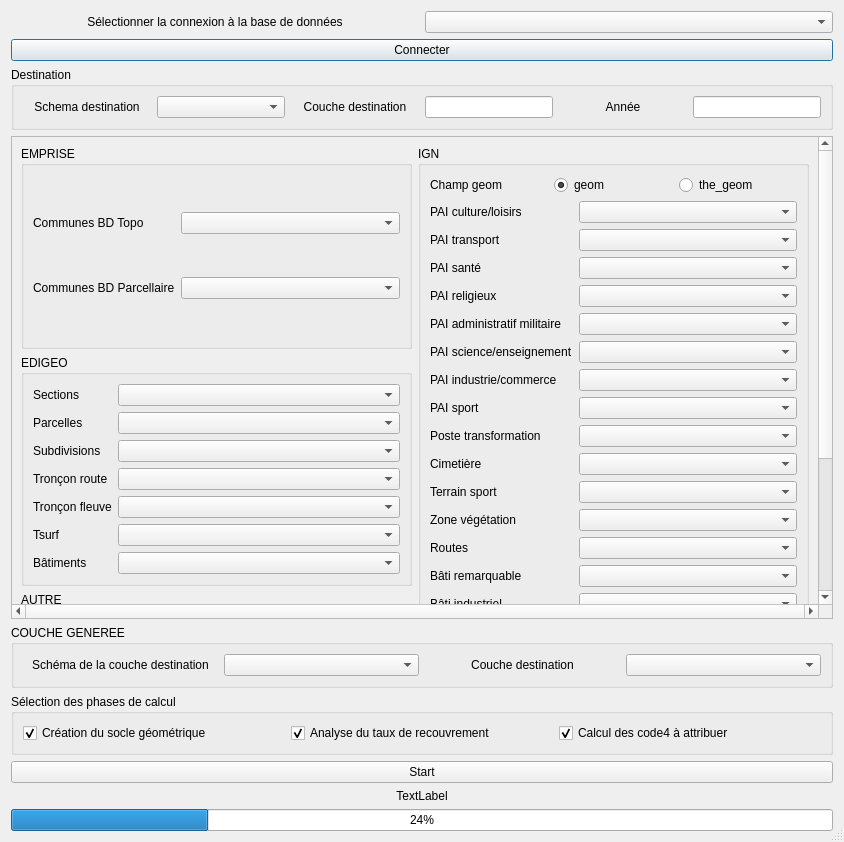
<?xml version="1.0" encoding="UTF-8"?>
<ui version="4.0">
 <class>interface_socle</class>
 <widget class="QDialog" name="interface_socle">
  <property name="geometry">
   <rect>
    <x>0</x>
    <y>0</y>
    <width>844</width>
    <height>842</height>
   </rect>
  </property>
  <property name="maximumSize">
   <size>
    <width>16777215</width>
    <height>16777215</height>
   </size>
  </property>
  <property name="windowTitle">
   <string>Création d'un socle (t0)</string>
  </property>
  <property name="sizeGripEnabled">
   <bool>true</bool>
  </property>
  <layout class="QVBoxLayout" name="verticalLayout_6">
   <item>
    <layout class="QHBoxLayout" name="horizontalLayout_2">
     <item>
      <widget class="QLabel" name="label">
       <property name="sizePolicy">
        <sizepolicy hsizetype="Preferred" vsizetype="Fixed">
         <horstretch>0</horstretch>
         <verstretch>0</verstretch>
        </sizepolicy>
       </property>
       <property name="layoutDirection">
        <enum>Qt::LeftToRight</enum>
       </property>
       <property name="text">
        <string>Sélectionner la connexion à la base de données</string>
       </property>
       <property name="alignment">
        <set>Qt::AlignCenter</set>
       </property>
      </widget>
     </item>
     <item>
      <widget class="QComboBox" name="cb_connexion"/>
     </item>
    </layout>
   </item>
   <item>
    <widget class="QPushButton" name="pb_dbConnect">
     <property name="sizePolicy">
      <sizepolicy hsizetype="Expanding" vsizetype="Fixed">
       <horstretch>0</horstretch>
       <verstretch>0</verstretch>
      </sizepolicy>
     </property>
     <property name="text">
      <string>Connecter</string>
     </property>
    </widget>
   </item>
   <item>
    <widget class="QGroupBox" name="gb_destination">
     <property name="title">
      <string>Destination</string>
     </property>
     <layout class="QVBoxLayout" name="verticalLayout_5">
      <item>
       <layout class="QHBoxLayout" name="horizontalLayout">
        <item>
         <widget class="QLabel" name="label_6">
          <property name="text">
           <string>Schema destination</string>
          </property>
          <property name="alignment">
           <set>Qt::AlignCenter</set>
          </property>
         </widget>
        </item>
        <item>
         <widget class="QComboBox" name="cb_schema"/>
        </item>
        <item>
         <widget class="QLabel" name="label_13">
          <property name="text">
           <string>Couche destination</string>
          </property>
          <property name="alignment">
           <set>Qt::AlignCenter</set>
          </property>
         </widget>
        </item>
        <item>
         <widget class="QLineEdit" name="le_destination">
          <property name="sizePolicy">
           <sizepolicy hsizetype="Preferred" vsizetype="Fixed">
            <horstretch>0</horstretch>
            <verstretch>0</verstretch>
           </sizepolicy>
          </property>
         </widget>
        </item>
        <item>
         <widget class="QLabel" name="label_2">
          <property name="text">
           <string>Année</string>
          </property>
          <property name="alignment">
           <set>Qt::AlignCenter</set>
          </property>
         </widget>
        </item>
        <item>
         <widget class="QLineEdit" name="le_annee">
          <property name="sizePolicy">
           <sizepolicy hsizetype="Preferred" vsizetype="Fixed">
            <horstretch>0</horstretch>
            <verstretch>0</verstretch>
           </sizepolicy>
          </property>
         </widget>
        </item>
       </layout>
      </item>
     </layout>
    </widget>
   </item>
   <item>
    <widget class="QScrollArea" name="gb_data">
     <property name="enabled">
      <bool>true</bool>
     </property>
     <property name="verticalScrollBarPolicy">
      <enum>Qt::ScrollBarAlwaysOn</enum>
     </property>
     <property name="horizontalScrollBarPolicy">
      <enum>Qt::ScrollBarAlwaysOn</enum>
     </property>
     <property name="widgetResizable">
      <bool>true</bool>
     </property>
     <widget class="QWidget" name="scrollAreaWidgetContents_2">
      <property name="geometry">
       <rect>
        <x>0</x>
        <y>-125</y>
        <width>807</width>
        <height>618</height>
       </rect>
      </property>
      <layout class="QGridLayout" name="gridLayout_2">
       <item row="0" column="0">
        <layout class="QVBoxLayout" name="verticalLayout_2">
         <property name="sizeConstraint">
          <enum>QLayout::SetNoConstraint</enum>
         </property>
         <item>
          <widget class="QGroupBox" name="groupBox_5">
           <property name="title">
            <string>EMPRISE</string>
           </property>
           <layout class="QGridLayout" name="gridLayout_5">
            <property name="sizeConstraint">
             <enum>QLayout::SetMinimumSize</enum>
            </property>
            <item row="1" column="0">
             <widget class="QLabel" name="label_14">
              <property name="text">
               <string>Communes BD Topo</string>
              </property>
             </widget>
            </item>
            <item row="1" column="1">
             <widget class="QComboBox" name="cb_parcelle_bdtopo"/>
            </item>
            <item row="2" column="1">
             <widget class="QComboBox" name="cb_parcellaire"/>
            </item>
            <item row="2" column="0">
             <widget class="QLabel" name="label_60">
              <property name="sizePolicy">
               <sizepolicy hsizetype="Fixed" vsizetype="Preferred">
                <horstretch>0</horstretch>
                <verstretch>0</verstretch>
               </sizepolicy>
              </property>
              <property name="text">
               <string>Communes BD Parcellaire</string>
              </property>
             </widget>
            </item>
           </layout>
          </widget>
         </item>
         <item>
          <widget class="QGroupBox" name="groupBox">
           <property name="sizePolicy">
            <sizepolicy hsizetype="Preferred" vsizetype="Preferred">
             <horstretch>0</horstretch>
             <verstretch>0</verstretch>
            </sizepolicy>
           </property>
           <property name="title">
            <string>EDIGEO</string>
           </property>
           <layout class="QGridLayout" name="gridLayout_4">
            <property name="sizeConstraint">
             <enum>QLayout::SetNoConstraint</enum>
            </property>
            <item row="1" column="0">
             <widget class="QLabel" name="label_7">
              <property name="text">
               <string>Parcelles</string>
              </property>
             </widget>
            </item>
            <item row="1" column="1">
             <widget class="QComboBox" name="cb_parcelle">
              <property name="sizePolicy">
               <sizepolicy hsizetype="Preferred" vsizetype="Fixed">
                <horstretch>0</horstretch>
                <verstretch>0</verstretch>
               </sizepolicy>
              </property>
             </widget>
            </item>
            <item row="2" column="0">
             <widget class="QLabel" name="label_8">
              <property name="sizePolicy">
               <sizepolicy hsizetype="Fixed" vsizetype="Preferred">
                <horstretch>0</horstretch>
                <verstretch>0</verstretch>
               </sizepolicy>
              </property>
              <property name="text">
               <string>Subdivisions</string>
              </property>
             </widget>
            </item>
            <item row="2" column="1">
             <widget class="QComboBox" name="cb_subparc">
              <property name="sizePolicy">
               <sizepolicy hsizetype="Preferred" vsizetype="Fixed">
                <horstretch>0</horstretch>
                <verstretch>0</verstretch>
               </sizepolicy>
              </property>
             </widget>
            </item>
            <item row="3" column="1">
             <widget class="QComboBox" name="cb_tronroute"/>
            </item>
            <item row="3" column="0">
             <widget class="QLabel" name="label_9">
              <property name="text">
               <string>Tronçon route</string>
              </property>
             </widget>
            </item>
            <item row="4" column="0">
             <widget class="QLabel" name="label_10">
              <property name="sizePolicy">
               <sizepolicy hsizetype="Fixed" vsizetype="Fixed">
                <horstretch>0</horstretch>
                <verstretch>0</verstretch>
               </sizepolicy>
              </property>
              <property name="text">
               <string>Tronçon fleuve</string>
              </property>
             </widget>
            </item>
            <item row="4" column="1">
             <widget class="QComboBox" name="cb_tronfluv"/>
            </item>
            <item row="5" column="0">
             <widget class="QLabel" name="label_11">
              <property name="text">
               <string>Tsurf</string>
              </property>
             </widget>
            </item>
            <item row="5" column="1">
             <widget class="QComboBox" name="cb_tsurf">
              <property name="sizePolicy">
               <sizepolicy hsizetype="Preferred" vsizetype="Fixed">
                <horstretch>0</horstretch>
                <verstretch>0</verstretch>
               </sizepolicy>
              </property>
             </widget>
            </item>
            <item row="6" column="1">
             <widget class="QComboBox" name="cb_geobati"/>
            </item>
            <item row="6" column="0">
             <widget class="QLabel" name="label_12">
              <property name="text">
               <string>Bâtiments</string>
              </property>
             </widget>
            </item>
            <item row="0" column="1">
             <widget class="QComboBox" name="cb_section"/>
            </item>
            <item row="0" column="0">
             <widget class="QLabel" name="label_4">
              <property name="text">
               <string>Sections</string>
              </property>
             </widget>
            </item>
           </layout>
          </widget>
         </item>
         <item>
          <widget class="QGroupBox" name="groupBox_3">
           <property name="sizePolicy">
            <sizepolicy hsizetype="Preferred" vsizetype="Preferred">
             <horstretch>0</horstretch>
             <verstretch>0</verstretch>
            </sizepolicy>
           </property>
           <property name="title">
            <string>AUTRE</string>
           </property>
           <layout class="QGridLayout" name="gridLayout_3">
            <property name="sizeConstraint">
             <enum>QLayout::SetNoConstraint</enum>
            </property>
            <item row="6" column="1">
             <widget class="QComboBox" name="cb_res_sport"/>
            </item>
            <item row="2" column="0">
             <widget class="QLabel" name="label_18">
              <property name="text">
               <string>IPLI</string>
              </property>
             </widget>
            </item>
            <item row="2" column="1">
             <widget class="QComboBox" name="cb_ipli"/>
            </item>
            <item row="5" column="0">
             <widget class="QLabel" name="label_57">
              <property name="text">
               <string>FINESS</string>
              </property>
             </widget>
            </item>
            <item row="6" column="0">
             <widget class="QLabel" name="label_58">
              <property name="text">
               <string>RES sportif</string>
              </property>
             </widget>
            </item>
            <item row="5" column="1">
             <widget class="QComboBox" name="cb_finess"/>
            </item>
            <item row="0" column="0">
             <widget class="QLabel" name="label_61">
              <property name="sizePolicy">
               <sizepolicy hsizetype="Fixed" vsizetype="Preferred">
                <horstretch>0</horstretch>
                <verstretch>0</verstretch>
               </sizepolicy>
              </property>
              <property name="text">
               <string>FF pnb10_parcelle</string>
              </property>
             </widget>
            </item>
            <item row="0" column="1">
             <widget class="QComboBox" name="cb_ff_parcelle"/>
            </item>
            <item row="1" column="0">
             <widget class="QLabel" name="label_56">
              <property name="text">
               <string>RPGA</string>
              </property>
             </widget>
            </item>
            <item row="1" column="1">
             <widget class="QComboBox" name="cb_rpga">
              <property name="sizePolicy">
               <sizepolicy hsizetype="Preferred" vsizetype="Fixed">
                <horstretch>0</horstretch>
                <verstretch>0</verstretch>
               </sizepolicy>
              </property>
             </widget>
            </item>
           </layout>
          </widget>
         </item>
        </layout>
       </item>
       <item row="0" column="1">
        <layout class="QVBoxLayout" name="verticalLayout_3">
         <property name="sizeConstraint">
          <enum>QLayout::SetNoConstraint</enum>
         </property>
         <item>
          <widget class="QGroupBox" name="groupBox_4">
           <property name="sizePolicy">
            <sizepolicy hsizetype="Preferred" vsizetype="Preferred">
             <horstretch>0</horstretch>
             <verstretch>0</verstretch>
            </sizepolicy>
           </property>
           <property name="title">
            <string>IGN</string>
           </property>
           <layout class="QGridLayout" name="gridLayout">
            <property name="sizeConstraint">
             <enum>QLayout::SetNoConstraint</enum>
            </property>
            <item row="0" column="0" colspan="2">
             <layout class="QHBoxLayout" name="horizontalLayout_3">
              <item>
               <widget class="QLabel" name="label_5">
                <property name="text">
                 <string>Champ geom</string>
                </property>
               </widget>
              </item>
              <item>
               <widget class="QRadioButton" name="rb_geom">
                <property name="text">
                 <string>geom</string>
                </property>
                <property name="checked">
                 <bool>true</bool>
                </property>
                <attribute name="buttonGroup">
                 <string notr="true">btgr_geom</string>
                </attribute>
               </widget>
              </item>
              <item>
               <widget class="QRadioButton" name="rb_the_geom">
                <property name="text">
                 <string>the_geom</string>
                </property>
                <attribute name="buttonGroup">
                 <string notr="true">btgr_geom</string>
                </attribute>
               </widget>
              </item>
             </layout>
            </item>
            <item row="1" column="0">
             <widget class="QLabel" name="label_26">
              <property name="text">
               <string>PAI culture/loisirs</string>
              </property>
             </widget>
            </item>
            <item row="1" column="1">
             <widget class="QComboBox" name="cb_pai_cult"/>
            </item>
            <item row="2" column="0">
             <widget class="QLabel" name="label_27">
              <property name="text">
               <string>PAI transport</string>
              </property>
             </widget>
            </item>
            <item row="2" column="1">
             <widget class="QComboBox" name="cb_paitransp"/>
            </item>
            <item row="3" column="0">
             <widget class="QLabel" name="label_28">
              <property name="text">
               <string>PAI santé</string>
              </property>
             </widget>
            </item>
            <item row="3" column="1">
             <widget class="QComboBox" name="cb_paisante"/>
            </item>
            <item row="4" column="0">
             <widget class="QLabel" name="label_29">
              <property name="text">
               <string>PAI religieux</string>
              </property>
             </widget>
            </item>
            <item row="4" column="1">
             <widget class="QComboBox" name="cb_pairel"/>
            </item>
            <item row="5" column="0">
             <widget class="QLabel" name="label_22">
              <property name="text">
               <string>PAI administratif militaire</string>
              </property>
             </widget>
            </item>
            <item row="5" column="1">
             <widget class="QComboBox" name="cb_paimilit"/>
            </item>
            <item row="6" column="0">
             <widget class="QLabel" name="label_23">
              <property name="sizePolicy">
               <sizepolicy hsizetype="Fixed" vsizetype="Preferred">
                <horstretch>0</horstretch>
                <verstretch>0</verstretch>
               </sizepolicy>
              </property>
              <property name="text">
               <string>PAI science/enseignement</string>
              </property>
             </widget>
            </item>
            <item row="6" column="1">
             <widget class="QComboBox" name="cb_paiens"/>
            </item>
            <item row="7" column="0">
             <widget class="QLabel" name="label_24">
              <property name="sizePolicy">
               <sizepolicy hsizetype="Fixed" vsizetype="Preferred">
                <horstretch>0</horstretch>
                <verstretch>0</verstretch>
               </sizepolicy>
              </property>
              <property name="text">
               <string>PAI industrie/commerce</string>
              </property>
             </widget>
            </item>
            <item row="7" column="1">
             <widget class="QComboBox" name="cb_paicom"/>
            </item>
            <item row="8" column="0">
             <widget class="QLabel" name="label_25">
              <property name="text">
               <string>PAI sport</string>
              </property>
             </widget>
            </item>
            <item row="8" column="1">
             <widget class="QComboBox" name="cb_paisport"/>
            </item>
            <item row="9" column="0">
             <widget class="QLabel" name="label_53">
              <property name="text">
               <string>Poste transformation</string>
              </property>
             </widget>
            </item>
            <item row="9" column="1">
             <widget class="QComboBox" name="cb_paitransfo"/>
            </item>
            <item row="10" column="0">
             <widget class="QLabel" name="label_54">
              <property name="text">
               <string>Cimetière</string>
              </property>
             </widget>
            </item>
            <item row="10" column="1">
             <widget class="QComboBox" name="cb_cime"/>
            </item>
            <item row="11" column="0">
             <widget class="QLabel" name="label_55">
              <property name="text">
               <string>Terrain sport</string>
              </property>
             </widget>
            </item>
            <item row="11" column="1">
             <widget class="QComboBox" name="cb_terrainsport"/>
            </item>
            <item row="12" column="0">
             <widget class="QLabel" name="label_59">
              <property name="text">
               <string>Zone végétation</string>
              </property>
             </widget>
            </item>
            <item row="12" column="1">
             <widget class="QComboBox" name="cb_zoneveget"/>
            </item>
            <item row="13" column="0">
             <widget class="QLabel" name="label_15">
              <property name="sizePolicy">
               <sizepolicy hsizetype="Fixed" vsizetype="Preferred">
                <horstretch>0</horstretch>
                <verstretch>0</verstretch>
               </sizepolicy>
              </property>
              <property name="text">
               <string>Routes</string>
              </property>
             </widget>
            </item>
            <item row="13" column="1">
             <widget class="QComboBox" name="cb_route"/>
            </item>
            <item row="14" column="0">
             <widget class="QLabel" name="label_19">
              <property name="text">
               <string>Bâti remarquable</string>
              </property>
             </widget>
            </item>
            <item row="14" column="1">
             <widget class="QComboBox" name="cb_remarquable"/>
            </item>
            <item row="15" column="0">
             <widget class="QLabel" name="label_20">
              <property name="text">
               <string>Bâti industriel</string>
              </property>
             </widget>
            </item>
            <item row="15" column="1">
             <widget class="QComboBox" name="cb_indust"/>
            </item>
            <item row="16" column="0">
             <widget class="QLabel" name="label_21">
              <property name="text">
               <string>Bâti indifférencié</string>
              </property>
             </widget>
            </item>
            <item row="16" column="1">
             <widget class="QComboBox" name="cb_indif"/>
            </item>
            <item row="17" column="0">
             <widget class="QLabel" name="label_30">
              <property name="text">
               <string>Surface eau</string>
              </property>
             </widget>
            </item>
            <item row="17" column="1">
             <widget class="QComboBox" name="cb_surf_eau"/>
            </item>
            <item row="18" column="0">
             <widget class="QLabel" name="label_31">
              <property name="text">
               <string>Point eau</string>
              </property>
             </widget>
            </item>
            <item row="18" column="1">
             <widget class="QComboBox" name="cb_pt_eau"/>
            </item>
            <item row="19" column="0">
             <widget class="QLabel" name="label_50">
              <property name="text">
               <string>Surface activité</string>
              </property>
             </widget>
            </item>
            <item row="19" column="1">
             <widget class="QComboBox" name="cb_surf_acti"/>
            </item>
            <item row="20" column="0">
             <widget class="QLabel" name="label_51">
              <property name="text">
               <string>Aire de triage</string>
              </property>
             </widget>
            </item>
            <item row="20" column="1">
             <widget class="QComboBox" name="cb_triage"/>
            </item>
            <item row="21" column="0">
             <widget class="QLabel" name="label_52">
              <property name="text">
               <string>Voie ferrée</string>
              </property>
             </widget>
            </item>
            <item row="21" column="1">
             <widget class="QComboBox" name="cb_voiefer"/>
            </item>
           </layout>
           <zorder>label_23</zorder>
           <zorder>cb_paicom</zorder>
           <zorder>label_29</zorder>
           <zorder>cb_paitransp</zorder>
           <zorder>label_59</zorder>
           <zorder>cb_paiens</zorder>
           <zorder>cb_pai_cult</zorder>
           <zorder>label_24</zorder>
           <zorder>cb_cime</zorder>
           <zorder>cb_pairel</zorder>
           <zorder>cb_paimilit</zorder>
           <zorder>label_55</zorder>
           <zorder>cb_zoneveget</zorder>
           <zorder>label_54</zorder>
           <zorder>label_27</zorder>
           <zorder>cb_paisport</zorder>
           <zorder>cb_paitransfo</zorder>
           <zorder>label_22</zorder>
           <zorder>cb_paisante</zorder>
           <zorder>label_28</zorder>
           <zorder>label_26</zorder>
           <zorder>label_25</zorder>
           <zorder>cb_terrainsport</zorder>
           <zorder>label_53</zorder>
           <zorder>cb_route</zorder>
           <zorder>label_15</zorder>
           <zorder>cb_remarquable</zorder>
           <zorder>label_19</zorder>
           <zorder>cb_indust</zorder>
           <zorder>label_20</zorder>
           <zorder>cb_indif</zorder>
           <zorder>label_21</zorder>
           <zorder>cb_surf_eau</zorder>
           <zorder>label_30</zorder>
           <zorder>cb_pt_eau</zorder>
           <zorder>label_31</zorder>
           <zorder>cb_surf_acti</zorder>
           <zorder>label_50</zorder>
           <zorder>cb_triage</zorder>
           <zorder>label_51</zorder>
           <zorder>cb_voiefer</zorder>
           <zorder>label_52</zorder>
          </widget>
         </item>
        </layout>
       </item>
      </layout>
     </widget>
    </widget>
   </item>
   <item>
    <widget class="QGroupBox" name="gb_genere">
     <property name="enabled">
      <bool>true</bool>
     </property>
     <property name="title">
      <string>COUCHE GENEREE</string>
     </property>
     <layout class="QVBoxLayout" name="verticalLayout_4">
      <item>
       <layout class="QHBoxLayout" name="horizontalLayout_5">
        <item>
         <widget class="QLabel" name="label_16">
          <property name="text">
           <string>Schéma de la couche destination</string>
          </property>
          <property name="alignment">
           <set>Qt::AlignCenter</set>
          </property>
         </widget>
        </item>
        <item>
         <widget class="QComboBox" name="cb_schema_geom"/>
        </item>
        <item>
         <widget class="QLabel" name="label_17">
          <property name="text">
           <string>Couche destination</string>
          </property>
          <property name="alignment">
           <set>Qt::AlignCenter</set>
          </property>
         </widget>
        </item>
        <item>
         <widget class="QComboBox" name="cb_couche_geom"/>
        </item>
       </layout>
      </item>
     </layout>
    </widget>
   </item>
   <item>
    <widget class="QGroupBox" name="groupBox_2">
     <property name="title">
      <string>Sélection des phases de calcul</string>
     </property>
     <layout class="QVBoxLayout" name="verticalLayout">
      <item>
       <layout class="QHBoxLayout" name="horizontalLayout_4">
        <item>
         <widget class="QCheckBox" name="cbx_etape1">
          <property name="text">
           <string>Création du socle géométrique</string>
          </property>
          <property name="checked">
           <bool>true</bool>
          </property>
          <property name="tristate">
           <bool>false</bool>
          </property>
         </widget>
        </item>
        <item>
         <widget class="QCheckBox" name="cbx_etape2">
          <property name="text">
           <string>Analyse du taux de recouvrement</string>
          </property>
          <property name="checked">
           <bool>true</bool>
          </property>
         </widget>
        </item>
        <item>
         <widget class="QCheckBox" name="cbx_etape3">
          <property name="text">
           <string>Calcul des code4 à attribuer</string>
          </property>
          <property name="checked">
           <bool>true</bool>
          </property>
         </widget>
        </item>
       </layout>
      </item>
     </layout>
     <zorder></zorder>
    </widget>
   </item>
   <item>
    <widget class="QPushButton" name="pb_start">
     <property name="text">
      <string>Start</string>
     </property>
    </widget>
   </item>
   <item>
    <widget class="QLabel" name="lbl_etape">
     <property name="sizePolicy">
      <sizepolicy hsizetype="Preferred" vsizetype="Preferred">
       <horstretch>0</horstretch>
       <verstretch>0</verstretch>
      </sizepolicy>
     </property>
     <property name="text">
      <string>TextLabel</string>
     </property>
     <property name="alignment">
      <set>Qt::AlignCenter</set>
     </property>
    </widget>
   </item>
   <item>
    <widget class="QProgressBar" name="pb_avancement">
     <property name="value">
      <number>24</number>
     </property>
    </widget>
   </item>
  </layout>
  <zorder></zorder>
  <zorder>pb_start</zorder>
  <zorder>pb_avancement</zorder>
  <zorder>lbl_etape</zorder>
  <zorder>pb_dbConnect</zorder>
  <zorder>gb_data</zorder>
  <zorder>groupBox_2</zorder>
  <zorder>gb_genere</zorder>
  <zorder>gb_destination</zorder>
 </widget>
 <resources/>
 <connections/>
 <buttongroups>
  <buttongroup name="btgr_geom"/>
 </buttongroups>
</ui>
